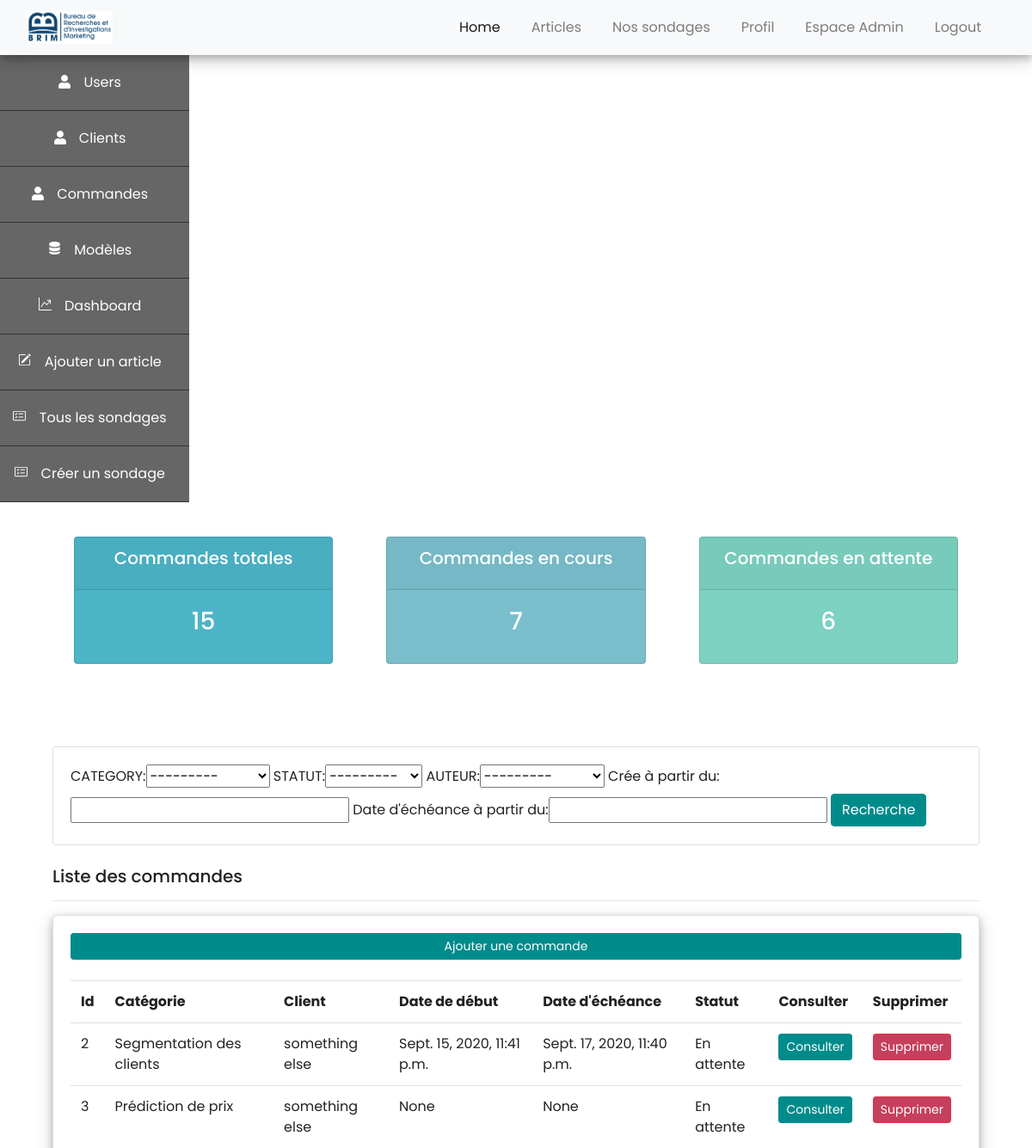
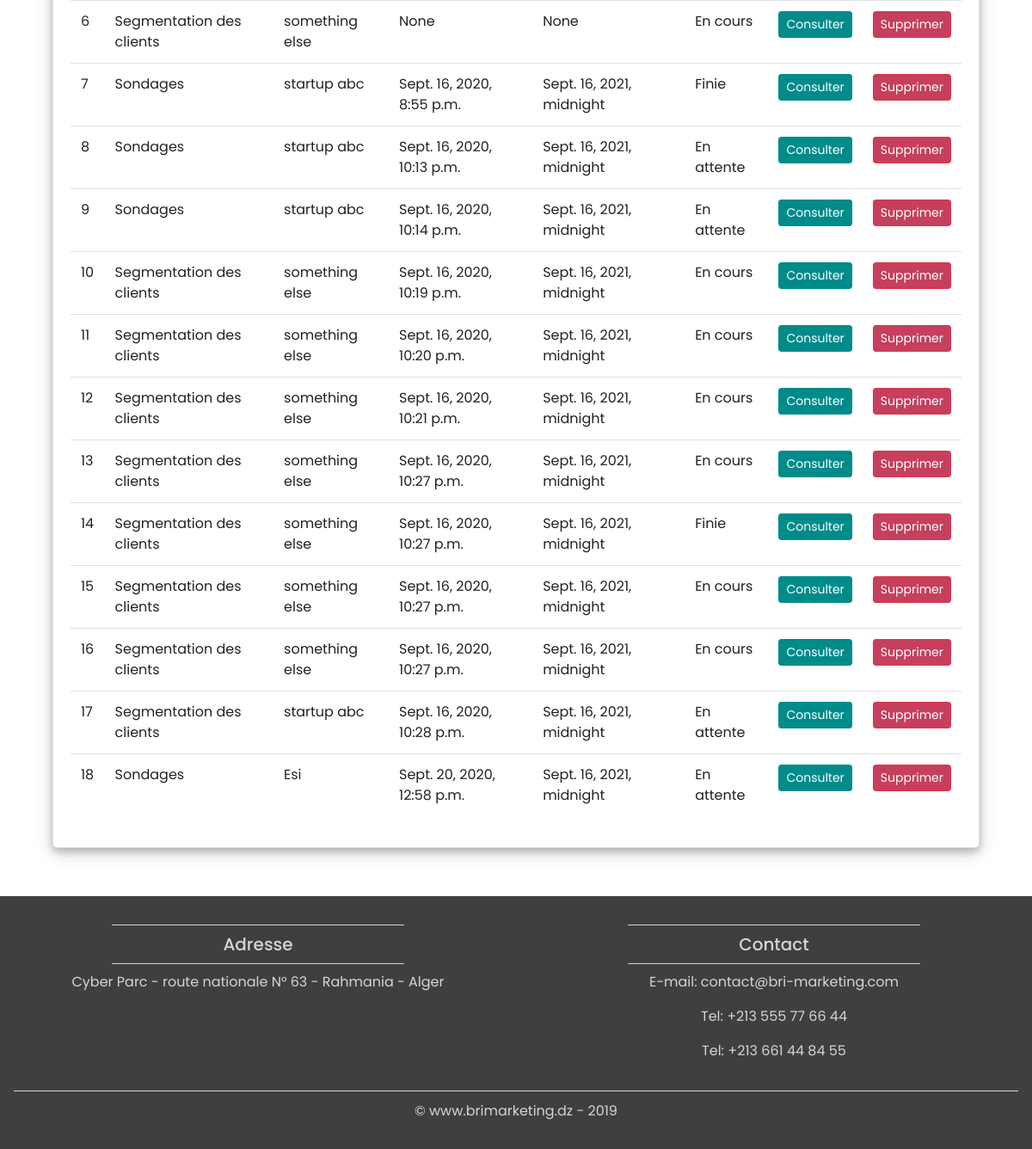
The page /client/commandes/ (signed in) on the database its author committed (2 pictures, top to bottom).
### client/models.py (models this page shows)
class Commande(models.Model):
	TITRE = models.CharField(max_length=200, null=True)
	AUTEUR = models.ForeignKey(Client, on_delete=models.SET_NULL, null=True)
	DATE_CREATION = models.DateTimeField(default=timezone.now, null=True)
	DATE_ECHEANCE = models.DateTimeField(null=True)
	DESCRIPTION = models.TextField(null=True, blank=True)
	CATEGORY_CHOICES = (
		('Prédiction de prix', 'prediction_prix'),
		('Segmentation des clients', 'seg_client'),
		('Sondages','sondage'),
	)
	STATUT_CHOICES = (
		('En attente','en_attente'),
		('En cours', 'en_cours'),
		('Finie','finie'),
	)
	CATEGORY = models.CharField(max_length=200, choices = CATEGORY_CHOICES, null=True)
	STATUT = models.CharField(max_length=200, choices = STATUT_CHOICES, default='en_attente', null=True)

class Client(models.Model):
	NAME = models.CharField(max_length=200, null=True)
	VISAGE = models.ForeignKey("auth.User", limit_choices_to={'groups__name': "Délégué"}, on_delete=models.CASCADE, null=True, blank=True)
	PHONE = models.CharField(max_length=200, null=True)
	EMAIL = models.CharField(max_length=200, null=True)
	STATUT_CHOICES = (
		('Actif','actif'),
		('Inactif','inactif')
	)
	DATE_CREATION = models.DateTimeField(default=timezone.now, null=True)
	STATUT = models.CharField(max_length=200, choices = STATUT_CHOICES, default='Actif', null=True)
	def __str__(self):
		return self.NAME

### membres/decorators.py (the view)
		def wrapper_func(request, *args, **kwargs):
			group = None
			if request.user.groups.exists():
				group = request.user.groups.all()[0].name
			if group in allowed_roles:
				return view_func(request, *args, **kwargs)
			else:
				return redirect('homepage:home')

### client/views.py (called while the page is built)
@connecte_user
@allowed_users(allowed_roles=['Admin'])
def commandes(request):
	commandeliste = Commande.objects.all()
	nbcommandes = commandeliste.count()
	enattente = commandeliste.filter(STATUT='En attente').count()
	encours = commandeliste.filter(STATUT='En cours').count()
	myFilter = CommandeFilter(request.GET, queryset=commandeliste)
	commandeliste = myFilter.qs
	context = {'commandeliste':commandeliste, 'nbcommandes':nbcommandes, 'encours':encours,'enattente':enattente, 'myFilter':myFilter}
	return render(request, 'client/commandes.html', context)

### templates/client/commandes.html (shortened to what this page needs)
{% extends 'base.html'%}
{% load static %}
{% block content %}
<div class="container-fluid menocote">
	{% include 'sidebar.html' %}
	<div class="container" style="margin-bottom: 40px;" >
		{% include 'client/statutcommandes.html' %}
		<br>
		<div class="col-12">
			<br>
			<div class="row">
				<div class="col">
					<div class="card card-body">
						<form method="get">
							{{myFilter.form}}
					    <button class="btn btn-primary" type="submit">Recherche</button>
					  </form>
					</div>
				</div>
			</div>
			<br>
					<h5>Liste des commandes</h5>
					<hr>
					<div class="user_card card card-body">
						<a class="btn btn-primary btn-sm btn-block" href="{% url 'client:creercommande' %}">Ajouter une commande</a>
						<br>
						<table class="table ">
							<tr>
								<th>Id</th>
								<th>Catégorie</th>
								<th>Client</th>
								<th>Date de début</th>
								<th>Date d'échéance</th>
								<th>Statut</th>
								<th>Consulter</th>
								<th>Supprimer</th>
							</tr>
							{% for com in commandeliste %}
								<tr>
									<td>{{ com.id }}</td>
									<td>{{ com.CATEGORY }}</td>
									<td>{{ com.AUTEUR.NAME }}</td>
									<td>{{ com.DATE_CREATION }}</td>
									<td>{{ com.DATE_ECHEANCE }}</td>
									<td>{{ com.STATUT}}</td>
									<td><a href="{% url 'client:modifiercommande' com.id %}" class="btn btn-primary btn-sm">Consulter</a></td>
									<td><a href="{% url 'client:supprimercommande' com.id %}" class="btn btn-danger btn-sm">Supprimer</a></td>
								</tr>
							{% endfor %}
						</table>
					</div>
		</div>
	</div>
	</div>
</div>
{% endblock %}

### static/style.css (style rules this page uses)
html, body { height:100%; width:100%; font-family: 'Poppins', sans-serif; color: #222; }
body { margin: 0; padding: 0; position: absolute; }
.btn-primary { background-color: #008B8B; border: 1px solid #008B8B; }
[class*="col-"] { padding: 1rem; }
* { box-sizing: border-box; }
.btn-danger { background-color: #C63F5C; }

### templates/client/commandes.html (style rules this page uses)
.user_card { margin-top: auto; margin-bottom: auto; position: relative; display: flex; justify-content: center; flex-direction: column; box-shadow: 0 4px 8px 0 rgba(0, 0, 0, 0.2), 0 6px 20px 0 rgba(0, 0, 0, 0.19); -webkit-box-shadow: 0 4px 8px 0 rgba(0, 0, 0, 0.2), 0 6px 20px 0 rgba(0, 0, 0, 0.19); -moz-box-shadow: 0 4px 8px 0 rgba(0, 0, 0, 0.2), 0 6px 20px 0 rgba(0, 0, 0, 0.19); border-radius: 5px; }

### rows shown on the page
Commande: id "2", CATEGORY "Segmentation des clients", AUTEUR.NAME "something else", DATE_CREATION "Sept. 15, 2020, 11:41 p.m.", DATE_ECHEANCE "Sept. 17, 2020, 11:40 p.m.", STATUT "En attente"
Commande: id "3", CATEGORY "Prédiction de prix", AUTEUR.NAME "something else", DATE_CREATION "None", DATE_ECHEANCE "None", STATUT "En attente"
Commande: id "6", CATEGORY "Segmentation des clients", AUTEUR.NAME "something else", DATE_CREATION "None", DATE_ECHEANCE "None", STATUT "En cours"
Commande: id "7", CATEGORY "Sondages", AUTEUR.NAME "startup abc", DATE_CREATION "Sept. 16, 2020, 8:55 p.m.", DATE_ECHEANCE "Sept. 16, 2021, midnight", STATUT "Finie"
Commande: id "8", CATEGORY "Sondages", AUTEUR.NAME "startup abc", DATE_CREATION "Sept. 16, 2020, 10:13 p.m.", DATE_ECHEANCE "Sept. 16, 2021, midnight", STATUT "En attente"
Commande: id "9", CATEGORY "Sondages", AUTEUR.NAME "startup abc", DATE_CREATION "Sept. 16, 2020, 10:14 p.m.", DATE_ECHEANCE "Sept. 16, 2021, midnight", STATUT "En attente"
Commande: id "10", CATEGORY "Segmentation des clients", AUTEUR.NAME "something else", DATE_CREATION "Sept. 16, 2020, 10:19 p.m.", DATE_ECHEANCE "Sept. 16, 2021, midnight", STATUT "En cours"
Commande: id "11", CATEGORY "Segmentation des clients", AUTEUR.NAME "something else", DATE_CREATION "Sept. 16, 2020, 10:20 p.m.", DATE_ECHEANCE "Sept. 16, 2021, midnight", STATUT "En cours"
Commande: id "12", CATEGORY "Segmentation des clients", AUTEUR.NAME "something else", DATE_CREATION "Sept. 16, 2020, 10:21 p.m.", DATE_ECHEANCE "Sept. 16, 2021, midnight", STATUT "En cours"
Commande: id "13", CATEGORY "Segmentation des clients", AUTEUR.NAME "something else", DATE_CREATION "Sept. 16, 2020, 10:27 p.m.", DATE_ECHEANCE "Sept. 16, 2021, midnight", STATUT "En cours"
Commande: id "14", CATEGORY "Segmentation des clients", AUTEUR.NAME "something else", DATE_CREATION "Sept. 16, 2020, 10:27 p.m.", DATE_ECHEANCE "Sept. 16, 2021, midnight", STATUT "Finie"
Commande: id "15", CATEGORY "Segmentation des clients", AUTEUR.NAME "something else", DATE_CREATION "Sept. 16, 2020, 10:27 p.m.", DATE_ECHEANCE "Sept. 16, 2021, midnight", STATUT "En cours"
Commande: id "16", CATEGORY "Segmentation des clients", AUTEUR.NAME "something else", DATE_CREATION "Sept. 16, 2020, 10:27 p.m.", DATE_ECHEANCE "Sept. 16, 2021, midnight", STATUT "En cours"
Commande: id "17", CATEGORY "Segmentation des clients", AUTEUR.NAME "startup abc", DATE_CREATION "Sept. 16, 2020, 10:28 p.m.", DATE_ECHEANCE "Sept. 16, 2021, midnight", STATUT "En attente"
Commande: id "18", CATEGORY "Sondages", AUTEUR.NAME "Esi", DATE_CREATION "Sept. 20, 2020, 12:58 p.m.", DATE_ECHEANCE "Sept. 16, 2021, midnight", STATUT "En attente"

### other values the page prints
{{ nbcommandes }} "15"
{{ encours }} "7"
{{ enattente }} "6"
